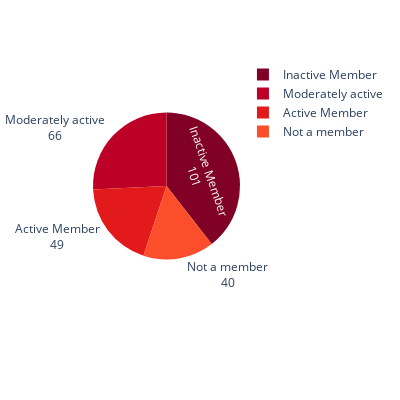

Notebook cell for this chart:
### Code cell
counts = df['Status_dev_communities'].value_counts()
fig3 = px.pie(values = counts,names = counts.index,color_discrete_sequence=px.colors.sequential.YlOrRd_r,width=400,height=400)
fig3.update_traces(textinfo='label+value')
fig3.show()

### Figure 1 — Plotly figure (JSON) as saved in the notebook; plotly's stock layout.template omitted (floating-point values rounded to 4 significant figures)
{"data": [{"domain": {"x": [0, 1], "y": [0, 1]}, "hovertemplate": "label=%{label}<br>value=%{value}<extra></extra>", "labels": ["Inactive Member", "Moderately active", "Active Member", "Not a member"], "legendgroup": "", "name": "", "showlegend": true, "textinfo": "label+value", "type": "pie", "values": [101, 66, 49, 40]}], "layout": {"height": 400, "legend": {"tracegroupgap": 0}, "margin": {"t": 60}, "piecolorway": ["rgb(128,0,38)", "rgb(189,0,38)", "rgb(227,26,28)", "rgb(252,78,42)", "rgb(253,141,60)", "rgb(254,178,76)", "rgb(254,217,118)", "rgb(255,237,160)", "rgb(255,255,204)"], "width": 400}}
